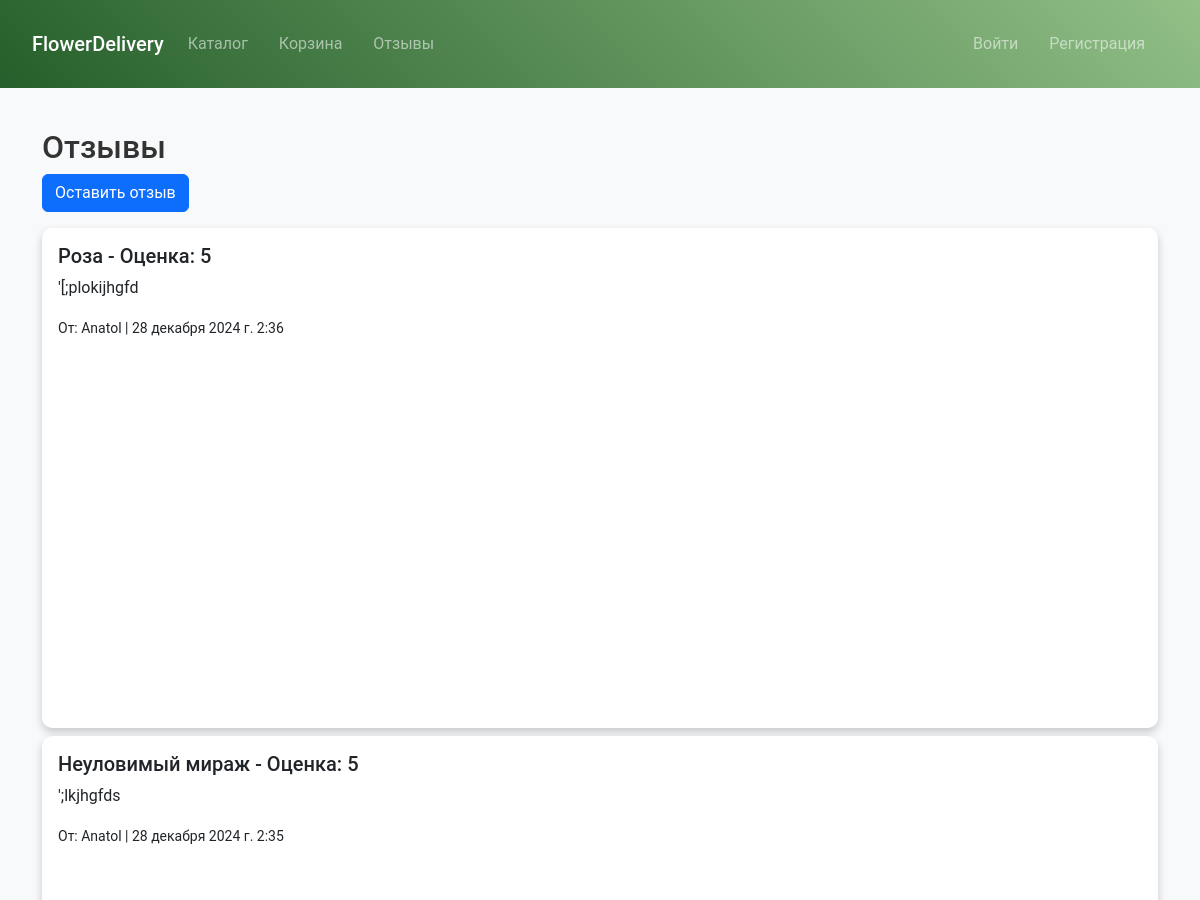
The page /reviews/ (upper part) on the database as committed earlier.
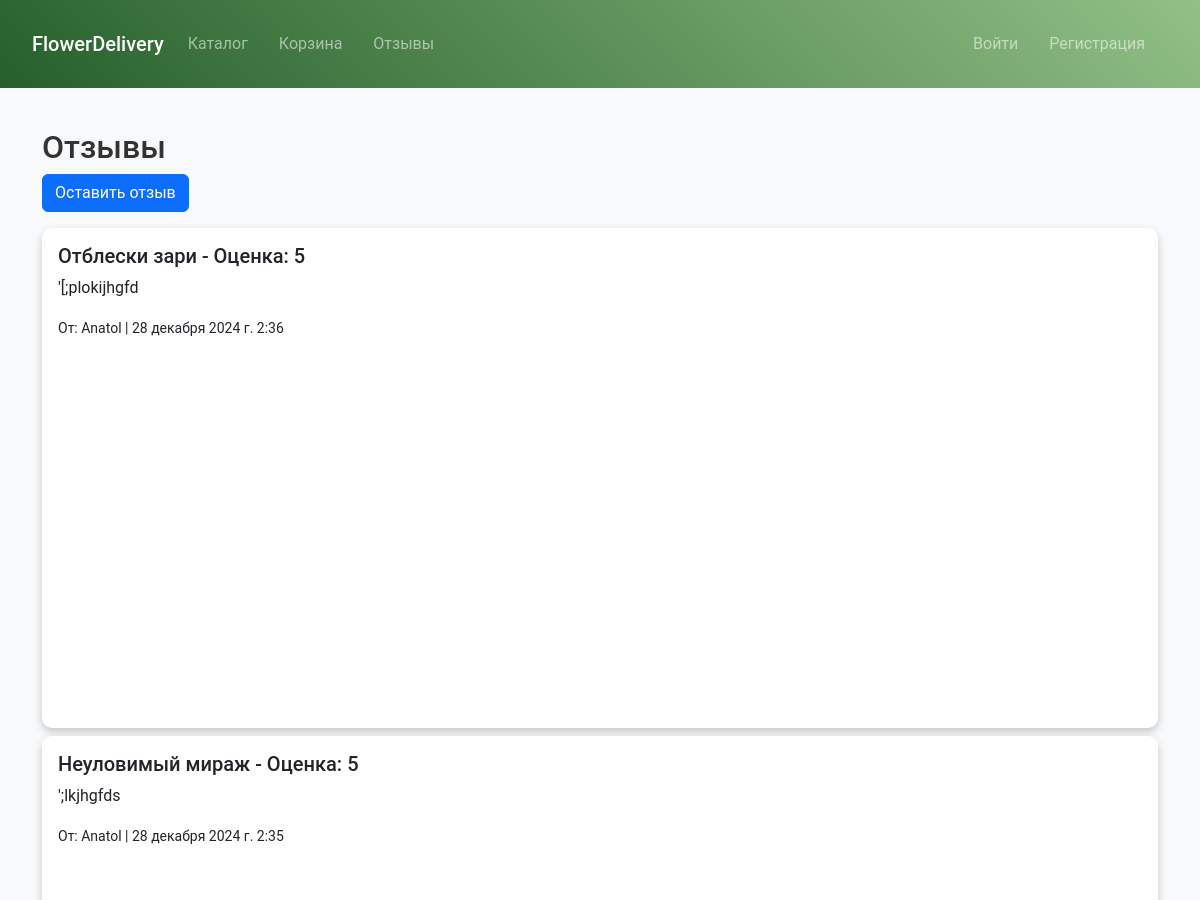
The same page on the database as committed later.
### reviews_app/models.py (models this page shows, shortened)
class Review(models.Model):
    user = models.ForeignKey(User, on_delete=models.CASCADE)
    flower = models.ForeignKey(Flower, on_delete=models.CASCADE)
    text = models.TextField()
    rating = models.PositiveIntegerField(default=5)
    created_at = models.DateTimeField(auto_now_add=True)

### orders_app/models.py (models this page shows, shortened)
class Flower(models.Model):
    name = models.CharField(max_length=100)
    price = models.DecimalField(max_digits=8, decimal_places=2)
    description = models.TextField(blank=True)
    image = models.ImageField(upload_to='flowers', blank=True, null=True)

### reviews_app/views.py (the view)
def review_list(request):
    reviews = Review.objects.all().order_by('-created_at')
    return render(request, 'reviews_app/list.html', {'reviews': reviews})

### reviews_app/templates/reviews_app/list.html
{% extends 'main_app/base.html' %}
{% block content %}
<h2>Отзывы</h2>
<a href="{% url 'reviews:add' %}" class="btn btn-primary mb-3">Оставить отзыв</a>
{% for r in reviews %}
<div class="card mb-2">
  <div class="card-body">
    <h5>{{ r.flower.name }} - Оценка: {{ r.rating }}</h5>
    <p>{{ r.text }}</p>
    <p><small>От: {{ r.user.username }} | {{ r.created_at }}</small></p>
  </div>
</div>
{% endfor %}
{% endblock %}

Rows that differ between the two databases and show on the page:
changed through a linked row, Review "'[;plokijhgfd": flower.name "Роза" → "Отблески зари"
